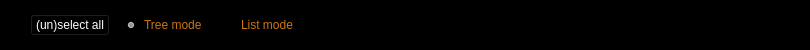
    <widget class="QFrame" name="frame">
     <property name="enabled">
      <bool>true</bool>
     </property>
     <property name="minimumSize">
      <size>
       <width>0</width>
       <height>40</height>
      </size>
     </property>
     <property name="palette">
      <palette>
       <active>
        <colorrole role="WindowText">
         <brush brushstyle="SolidPattern">
          <color alpha="255">
           <red>255</red>
           <green>255</green>
           <blue>255</blue>
          </color>
         </brush>
        </colorrole>
        <colorrole role="Button">
         <brush brushstyle="SolidPattern">
          <color alpha="255">
           <red>0</red>
           <green>0</green>
           <blue>0</blue>
          </color>
         </brush>
        </colorrole>
        <colorrole role="Text">
         <brush brushstyle="SolidPattern">
          <color alpha="255">
           <red>255</red>
           <green>255</green>
           <blue>255</blue>
          </color>
         </brush>
        </colorrole>
        <colorrole role="Base">
         <brush brushstyle="SolidPattern">
          <color alpha="255">
           <red>0</red>
           <green>0</green>
           <blue>0</blue>
          </color>
         </brush>
        </colorrole>
        <colorrole role="Window">
         <brush brushstyle="SolidPattern">
          <color alpha="255">
           <red>0</red>
           <green>0</green>
           <blue>0</blue>
          </color>
         </brush>
        </colorrole>
       </active>
       <inactive>
        <colorrole role="WindowText">
         <brush brushstyle="SolidPattern">
          <color alpha="255">
           <red>255</red>
           <green>255</green>
           <blue>255</blue>
          </color>
         </brush>
        </colorrole>
        <colorrole role="Button">
         <brush brushstyle="SolidPattern">
          <color alpha="255">
           <red>0</red>
           <green>0</green>
           <blue>0</blue>
          </color>
         </brush>
        </colorrole>
        <colorrole role="Text">
         <brush brushstyle="SolidPattern">
          <color alpha="255">
           <red>255</red>
           <green>255</green>
           <blue>255</blue>
          </color>
         </brush>
        </colorrole>
        <colorrole role="Base">
         <brush brushstyle="SolidPattern">
          <color alpha="255">
           <red>0</red>
           <green>0</green>
           <blue>0</blue>
          </color>
         </brush>
        </colorrole>
        <colorrole role="Window">
         <brush brushstyle="SolidPattern">
          <color alpha="255">
           <red>0</red>
           <green>0</green>
           <blue>0</blue>
          </color>
         </brush>
        </colorrole>
       </inactive>
       <disabled>
        <colorrole role="WindowText">
         <brush brushstyle="SolidPattern">
          <color alpha="255">
           <red>132</red>
           <green>132</green>
           <blue>132</blue>
          </color>
         </brush>
        </colorrole>
        <colorrole role="Button">
         <brush brushstyle="SolidPattern">
          <color alpha="255">
           <red>0</red>
           <green>0</green>
           <blue>0</blue>
          </color>
         </brush>
        </colorrole>
        <colorrole role="Text">
         <brush brushstyle="SolidPattern">
          <color alpha="255">
           <red>132</red>
           <green>132</green>
           <blue>132</blue>
          </color>
         </brush>
        </colorrole>
        <colorrole role="Base">
         <brush brushstyle="SolidPattern">
          <color alpha="255">
           <red>0</red>
           <green>0</green>
           <blue>0</blue>
          </color>
         </brush>
        </colorrole>
        <colorrole role="Window">
         <brush brushstyle="SolidPattern">
          <color alpha="255">
           <red>0</red>
           <green>0</green>
           <blue>0</blue>
          </color>
         </brush>
        </colorrole>
       </disabled>
      </palette>
     </property>
     <property name="frameShape">
      <enum>QFrame::StyledPanel</enum>
     </property>
     <property name="frameShadow">
      <enum>QFrame::Sunken</enum>
     </property>
     <widget class="QWidget" name="horizontalLayoutWidget">
      <property name="geometry">
       <rect>
        <x>30</x>
        <y>10</y>
        <width>771</width>
        <height>31</height>
       </rect>
      </property>
      <layout class="QHBoxLayout" name="horizontalLayoutPanel" stretch="0,0,0,0">
       <property name="spacing">
        <number>14</number>
       </property>
       <item>
        <widget class="QPushButton" name="pushButtonSelectAll">
         <property name="sizePolicy">
          <sizepolicy hsizetype="Maximum" vsizetype="Fixed">
           <horstretch>0</horstretch>
           <verstretch>0</verstretch>
          </sizepolicy>
         </property>
         <property name="palette">
          <palette>
           <active>
            <colorrole role="WindowText">
             <brush brushstyle="SolidPattern">
              <color alpha="255">
               <red>255</red>
               <green>255</green>
               <blue>255</blue>
              </color>
             </brush>
            </colorrole>
            <colorrole role="Button">
             <brush brushstyle="SolidPattern">
              <color alpha="255">
               <red>0</red>
               <green>0</green>
               <blue>0</blue>
              </color>
             </brush>
            </colorrole>
            <colorrole role="Midlight">
             <brush brushstyle="SolidPattern">
              <color alpha="255">
               <red>255</red>
               <green>255</green>
               <blue>255</blue>
              </color>
             </brush>
            </colorrole>
            <colorrole role="Dark">
             <brush brushstyle="SolidPattern">
              <color alpha="255">
               <red>255</red>
               <green>255</green>
               <blue>255</blue>
              </color>
             </brush>
            </colorrole>
            <colorrole role="Mid">
             <brush brushstyle="SolidPattern">
              <color alpha="255">
               <red>255</red>
               <green>255</green>
               <blue>255</blue>
              </color>
             </brush>
            </colorrole>
            <colorrole role="Text">
             <brush brushstyle="SolidPattern">
              <color alpha="255">
               <red>255</red>
               <green>255</green>
               <blue>255</blue>
              </color>
             </brush>
            </colorrole>
            <colorrole role="ButtonText">
             <brush brushstyle="SolidPattern">
              <color alpha="255">
               <red>255</red>
               <green>255</green>
               <blue>255</blue>
              </color>
             </brush>
            </colorrole>
            <colorrole role="Base">
             <brush brushstyle="SolidPattern">
              <color alpha="255">
               <red>0</red>
               <green>0</green>
               <blue>0</blue>
              </color>
             </brush>
            </colorrole>
            <colorrole role="Window">
             <brush brushstyle="SolidPattern">
              <color alpha="255">
               <red>0</red>
               <green>0</green>
               <blue>0</blue>
              </color>
             </brush>
            </colorrole>
            <colorrole role="Shadow">
             <brush brushstyle="SolidPattern">
              <color alpha="255">
               <red>255</red>
               <green>255</green>
               <blue>255</blue>
              </color>
             </brush>
            </colorrole>
            <colorrole role="Highlight">
             <brush brushstyle="SolidPattern">
              <color alpha="255">
               <red>255</red>
               <green>255</green>
               <blue>255</blue>
              </color>
             </brush>
            </colorrole>
            <colorrole role="HighlightedText">
             <brush brushstyle="SolidPattern">
              <color alpha="255">
               <red>255</red>
               <green>255</green>
               <blue>255</blue>
              </color>
             </brush>
            </colorrole>
            <colorrole role="Link">
             <brush brushstyle="SolidPattern">
              <color alpha="255">
               <red>255</red>
               <green>255</green>
               <blue>255</blue>
              </color>
             </brush>
            </colorrole>
            <colorrole role="LinkVisited">
             <brush brushstyle="SolidPattern">
              <color alpha="255">
               <red>255</red>
               <green>255</green>
               <blue>255</blue>
              </color>
             </brush>
            </colorrole>
            <colorrole role="AlternateBase">
             <brush brushstyle="SolidPattern">
              <color alpha="255">
               <red>248</red>
               <green>248</green>
               <blue>248</blue>
              </color>
             </brush>
            </colorrole>
            <colorrole role="ToolTipBase">
             <brush brushstyle="SolidPattern">
              <color alpha="255">
               <red>255</red>
               <green>255</green>
               <blue>255</blue>
              </color>
             </brush>
            </colorrole>
            <colorrole role="ToolTipText">
             <brush brushstyle="SolidPattern">
              <color alpha="255">
               <red>255</red>
               <green>255</green>
               <blue>255</blue>
              </color>
             </brush>
            </colorrole>
           </active>
           <inactive>
            <colorrole role="WindowText">
             <brush brushstyle="SolidPattern">
              <color alpha="255">
               <red>255</red>
               <green>255</green>
               <blue>255</blue>
              </color>
             </brush>
            </colorrole>
            <colorrole role="Button">
             <brush brushstyle="SolidPattern">
              <color alpha="255">
               <red>0</red>
               <green>0</green>
               <blue>0</blue>
              </color>
             </brush>
            </colorrole>
            <colorrole role="Midlight">
             <brush brushstyle="SolidPattern">
              <color alpha="255">
               <red>255</red>
               <green>255</green>
               <blue>255</blue>
              </color>
             </brush>
            </colorrole>
            <colorrole role="Dark">
             <brush brushstyle="SolidPattern">
              <color alpha="255">
               <red>255</red>
               <green>255</green>
               <blue>255</blue>
              </color>
             </brush>
            </colorrole>
            <colorrole role="Mid">
             <brush brushstyle="SolidPattern">
              <color alpha="255">
               <red>255</red>
               <green>255</green>
               <blue>255</blue>
              </color>
             </brush>
            </colorrole>
            <colorrole role="Text">
             <brush brushstyle="SolidPattern">
              <color alpha="255">
               <red>255</red>
               <green>255</green>
               <blue>255</blue>
              </color>
             </brush>
            </colorrole>
            <colorrole role="ButtonText">
             <brush brushstyle="SolidPattern">
              <color alpha="255">
               <red>255</red>
               <green>255</green>
               <blue>255</blue>
              </color>
             </brush>
            </colorrole>
            <colorrole role="Base">
             <brush brushstyle="SolidPattern">
              <color alpha="255">
               <red>0</red>
               <green>0</green>
               <blue>0</blue>
              </color>
             </brush>
            </colorrole>
            <colorrole role="Window">
             <brush brushstyle="SolidPattern">
              <color alpha="255">
               <red>0</red>
               <green>0</green>
               <blue>0</blue>
              </color>
             </brush>
            </colorrole>
            <colorrole role="Shadow">
             <brush brushstyle="SolidPattern">
              <color alpha="255">
               <red>255</red>
               <green>255</green>
               <blue>255</blue>
              </color>
             </brush>
            </colorrole>
            <colorrole role="Highlight">
             <brush brushstyle="SolidPattern">
              <color alpha="255">
               <red>255</red>
               <green>255</green>
               <blue>255</blue>
              </color>
             </brush>
            </colorrole>
            <colorrole role="HighlightedText">
             <brush brushstyle="SolidPattern">
              <color alpha="255">
               <red>255</red>
               <green>255</green>
               <blue>255</blue>
              </color>
             </brush>
            </colorrole>
            <colorrole role="Link">
             <brush brushstyle="SolidPattern">
              <color alpha="255">
               <red>255</red>
               <green>255</green>
               <blue>255</blue>
              </color>
             </brush>
            </colorrole>
            <colorrole role="LinkVisited">
             <brush brushstyle="SolidPattern">
              <color alpha="255">
               <red>255</red>
               <green>255</green>
               <blue>255</blue>
              </color>
             </brush>
            </colorrole>
            <colorrole role="AlternateBase">
             <brush brushstyle="SolidPattern">
              <color alpha="255">
               <red>248</red>
               <green>248</green>
               <blue>248</blue>
              </color>
             </brush>
            </colorrole>
            <colorrole role="ToolTipBase">
             <brush brushstyle="SolidPattern">
              <color alpha="255">
               <red>255</red>
               <green>255</green>
               <blue>255</blue>
              </color>
             </brush>
            </colorrole>
            <colorrole role="ToolTipText">
             <brush brushstyle="SolidPattern">
              <color alpha="255">
               <red>255</red>
               <green>255</green>
               <blue>255</blue>
              </color>
             </brush>
            </colorrole>
           </inactive>
           <disabled>
            <colorrole role="WindowText">
             <brush brushstyle="SolidPattern">
              <color alpha="255">
               <red>255</red>
               <green>255</green>
               <blue>255</blue>
              </color>
             </brush>
            </colorrole>
            <colorrole role="Button">
             <brush brushstyle="SolidPattern">
              <color alpha="255">
               <red>0</red>
               <green>0</green>
               <blue>0</blue>
              </color>
             </brush>
            </colorrole>
            <colorrole role="Midlight">
             <brush brushstyle="SolidPattern">
              <color alpha="255">
               <red>255</red>
               <green>255</green>
               <blue>255</blue>
              </color>
             </brush>
            </colorrole>
            <colorrole role="Dark">
             <brush brushstyle="SolidPattern">
              <color alpha="255">
               <red>255</red>
               <green>255</green>
               <blue>255</blue>
              </color>
             </brush>
            </colorrole>
            <colorrole role="Mid">
             <brush brushstyle="SolidPattern">
              <color alpha="255">
               <red>255</red>
               <green>255</green>
               <blue>255</blue>
              </color>
             </brush>
            </colorrole>
            <colorrole role="Text">
             <brush brushstyle="SolidPattern">
              <color alpha="255">
               <red>255</red>
               <green>255</green>
               <blue>255</blue>
              </color>
             </brush>
            </colorrole>
            <colorrole role="ButtonText">
             <brush brushstyle="SolidPattern">
              <color alpha="255">
               <red>255</red>
               <green>255</green>
               <blue>255</blue>
              </color>
             </brush>
            </colorrole>
            <colorrole role="Base">
             <brush brushstyle="SolidPattern">
              <color alpha="255">
               <red>0</red>
               <green>0</green>
               <blue>0</blue>
              </color>
             </brush>
            </colorrole>
            <colorrole role="Window">
             <brush brushstyle="SolidPattern">
              <color alpha="255">
               <red>0</red>
               <green>0</green>
               <blue>0</blue>
              </color>
             </brush>
            </colorrole>
            <colorrole role="Shadow">
             <brush brushstyle="SolidPattern">
              <color alpha="255">
               <red>255</red>
               <green>255</green>
               <blue>255</blue>
              </color>
             </brush>
            </colorrole>
            <colorrole role="Highlight">
             <brush brushstyle="SolidPattern">
              <color alpha="255">
               <red>255</red>
               <green>255</green>
               <blue>255</blue>
              </color>
             </brush>
            </colorrole>
            <colorrole role="HighlightedText">
             <brush brushstyle="SolidPattern">
              <color alpha="255">
               <red>255</red>
               <green>255</green>
               <blue>255</blue>
              </color>
             </brush>
            </colorrole>
            <colorrole role="Link">
             <brush brushstyle="SolidPattern">
              <color alpha="255">
               <red>255</red>
               <green>255</green>
               <blue>255</blue>
              </color>
             </brush>
            </colorrole>
            <colorrole role="LinkVisited">
             <brush brushstyle="SolidPattern">
              <color alpha="255">
               <red>255</red>
               <green>255</green>
               <blue>255</blue>
              </color>
             </brush>
            </colorrole>
            <colorrole role="AlternateBase">
             <brush brushstyle="SolidPattern">
              <color alpha="255">
               <red>255</red>
               <green>255</green>
               <blue>255</blue>
              </color>
             </brush>
            </colorrole>
            <colorrole role="ToolTipBase">
             <brush brushstyle="SolidPattern">
              <color alpha="255">
               <red>255</red>
               <green>255</green>
               <blue>255</blue>
              </color>
             </brush>
            </colorrole>
            <colorrole role="ToolTipText">
             <brush brushstyle="SolidPattern">
              <color alpha="255">
               <red>255</red>
               <green>255</green>
               <blue>255</blue>
              </color>
             </brush>
            </colorrole>
           </disabled>
          </palette>
         </property>
         <property name="text">
          <string>(un)select all</string>
         </property>
        </widget>
       </item>
       <item>
        <widget class="QRadioButton" name="radioTreeMode">
         <property name="sizePolicy">
          <sizepolicy hsizetype="Maximum" vsizetype="Fixed">
           <horstretch>0</horstretch>
           <verstretch>0</verstretch>
          </sizepolicy>
         </property>
         <property name="palette">
          <palette>
           <active>
            <colorrole role="WindowText">
             <brush brushstyle="SolidPattern">
              <color alpha="255">
               <red>202</red>
               <green>117</green>
               <blue>19</blue>
              </color>
             </brush>
            </colorrole>
            <colorrole role="Button">
             <brush brushstyle="SolidPattern">
              <color alpha="255">
               <red>0</red>
               <green>0</green>
               <blue>0</blue>
              </color>
             </brush>
            </colorrole>
            <colorrole role="Base">
             <brush brushstyle="SolidPattern">
              <color alpha="255">
               <red>0</red>
               <green>0</green>
               <blue>0</blue>
              </color>
             </brush>
            </colorrole>
            <colorrole role="Window">
             <brush brushstyle="SolidPattern">
              <color alpha="255">
               <red>0</red>
               <green>0</green>
               <blue>0</blue>
              </color>
             </brush>
            </colorrole>
            <colorrole role="Highlight">
             <brush brushstyle="SolidPattern">
              <color alpha="255">
               <red>255</red>
               <green>255</green>
               <blue>255</blue>
              </color>
             </brush>
            </colorrole>
           </active>
           <inactive>
            <colorrole role="WindowText">
             <brush brushstyle="SolidPattern">
              <color alpha="255">
               <red>202</red>
               <green>117</green>
               <blue>19</blue>
              </color>
             </brush>
            </colorrole>
            <colorrole role="Button">
             <brush brushstyle="SolidPattern">
              <color alpha="255">
               <red>0</red>
               <green>0</green>
               <blue>0</blue>
              </color>
             </brush>
            </colorrole>
            <colorrole role="Base">
             <brush brushstyle="SolidPattern">
              <color alpha="255">
               <red>0</red>
               <green>0</green>
               <blue>0</blue>
              </color>
             </brush>
            </colorrole>
            <colorrole role="Window">
             <brush brushstyle="SolidPattern">
              <color alpha="255">
               <red>0</red>
               <green>0</green>
               <blue>0</blue>
              </color>
             </brush>
            </colorrole>
            <colorrole role="Highlight">
             <brush brushstyle="SolidPattern">
              <color alpha="255">
               <red>255</red>
               <green>255</green>
               <blue>255</blue>
              </color>
             </brush>
            </colorrole>
           </inactive>
           <disabled>
            <colorrole role="WindowText">
             <brush brushstyle="SolidPattern">
              <color alpha="255">
               <red>132</red>
               <green>132</green>
               <blue>132</blue>
              </color>
             </brush>
            </colorrole>
            <colorrole role="Button">
             <brush brushstyle="SolidPattern">
              <color alpha="255">
               <red>0</red>
               <green>0</green>
               <blue>0</blue>
              </color>
             </brush>
            </colorrole>
            <colorrole role="Base">
             <brush brushstyle="SolidPattern">
              <color alpha="255">
               <red>0</red>
               <green>0</green>
               <blue>0</blue>
              </color>
             </brush>
            </colorrole>
            <colorrole role="Window">
             <brush brushstyle="SolidPattern">
              <color alpha="255">
               <red>0</red>
               <green>0</green>
               <blue>0</blue>
              </color>
             </brush>
            </colorrole>
            <colorrole role="Highlight">
             <brush brushstyle="SolidPattern">
              <color alpha="255">
               <red>195</red>
               <green>195</green>
               <blue>195</blue>
              </color>
             </brush>
            </colorrole>
           </disabled>
          </palette>
         </property>
         <property name="text">
          <string>Tree mode</string>
         </property>
         <property name="checked">
          <bool>true</bool>
         </property>
        </widget>
       </item>
       <item>
        <widget class="QRadioButton" name="radioListMode">
         <property name="sizePolicy">
          <sizepolicy hsizetype="Maximum" vsizetype="Fixed">
           <horstretch>0</horstretch>
           <verstretch>0</verstretch>
          </sizepolicy>
         </property>
         <property name="palette">
          <palette>
           <active>
            <colorrole role="WindowText">
             <brush brushstyle="SolidPattern">
              <color alpha="255">
               <red>202</red>
               <green>117</green>
               <blue>19</blue>
              </color>
             </brush>
            </colorrole>
            <colorrole role="Button">
             <brush brushstyle="SolidPattern">
              <color alpha="255">
               <red>0</red>
               <green>0</green>
               <blue>0</blue>
              </color>
             </brush>
            </colorrole>
            <colorrole role="Base">
             <brush brushstyle="SolidPattern">
              <color alpha="255">
               <red>0</red>
               <green>0</green>
               <blue>0</blue>
              </color>
             </brush>
            </colorrole>
            <colorrole role="Window">
             <brush brushstyle="SolidPattern">
              <color alpha="255">
               <red>0</red>
               <green>0</green>
               <blue>0</blue>
              </color>
             </brush>
            </colorrole>
           </active>
           <inactive>
            <colorrole role="WindowText">
             <brush brushstyle="SolidPattern">
              <color alpha="255">
               <red>202</red>
               <green>117</green>
               <blue>19</blue>
              </color>
             </brush>
            </colorrole>
            <colorrole role="Button">
             <brush brushstyle="SolidPattern">
              <color alpha="255">
               <red>0</red>
               <green>0</green>
               <blue>0</blue>
              </color>
             </brush>
            </colorrole>
            <colorrole role="Base">
             <brush brushstyle="SolidPattern">
              <color alpha="255">
               <red>0</red>
               <green>0</green>
               <blue>0</blue>
              </color>
             </brush>
            </colorrole>
            <colorrole role="Window">
             <brush brushstyle="SolidPattern">
              <color alpha="255">
               <red>0</red>
               <green>0</green>
               <blue>0</blue>
              </color>
             </brush>
            </colorrole>
           </inactive>
           <disabled>
            <colorrole role="WindowText">
             <brush brushstyle="SolidPattern">
              <color alpha="255">
               <red>132</red>
               <green>132</green>
               <blue>132</blue>
              </color>
             </brush>
            </colorrole>
            <colorrole role="Button">
             <brush brushstyle="SolidPattern">
              <color alpha="255">
               <red>0</red>
               <green>0</green>
               <blue>0</blue>
              </color>
             </brush>
            </colorrole>
            <colorrole role="Base">
             <brush brushstyle="SolidPattern">
              <color alpha="255">
               <red>0</red>
               <green>0</green>
               <blue>0</blue>
              </color>
             </brush>
            </colorrole>
            <colorrole role="Window">
             <brush brushstyle="SolidPattern">
              <color alpha="255">
               <red>0</red>
               <green>0</green>
               <blue>0</blue>
              </color>
             </brush>
            </colorrole>
           </disabled>
          </palette>
         </property>
         <property name="text">
          <string>List mode</string>
         </property>
        </widget>
       </item>
       <item>
        <spacer name="horizontalSpacer">
         <property name="orientation">
          <enum>Qt::Horizontal</enum>
         </property>
         <property name="sizeHint" stdset="0">
          <size>
           <width>40</width>
           <height>20</height>
          </size>
         </property>
        </spacer>
       </item>
      </layout>
     </widget>
    </widget>
